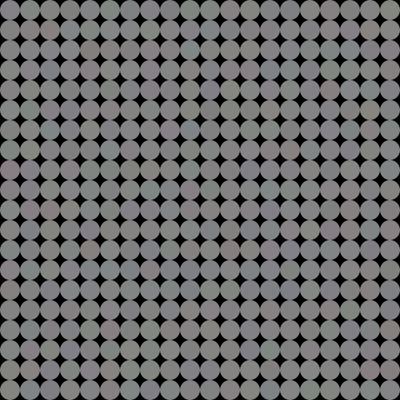
Frame 1 (no input)
Frame 60 (the mouse pressed at the canvas centre just before this capture): identical to frame 1, image omitted
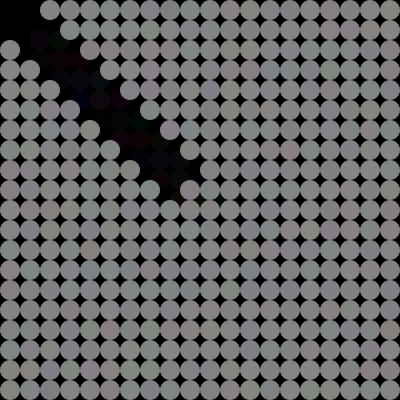
Frame 120 (the mouse held since frame 60 and released just before this capture)

The Processing sketch that drew these frames (run headless with seeded random() and noise(); from frame 60 on, the mouse is pressed at the canvas centre):

// Processing sketch: processing_8994
// ── processing_8994.pde


// ===================== SPRINGBOX class =====================
class SpringBox
{
  float xPos;
  float yPos;
  float springPosX;
  float springPosY;
  float springVelX;
  float springVelY;
  float springAccX;
  float springAccY;
  float boxSize;
  float damping;
  float mass;
  float stiffness;
  int thickness;
  color springColor;
  
  SpringBox(float x, float y, float initBoxSize) {
    xPos = x;
    yPos = y;
    boxSize = initBoxSize;
    springPosX = boxSize/2;
    springPosY = boxSize/2;
    springVelX = 0;
    springVelY = 0;
    springAccX = 0;
    springAccY = 0;
    // set some defaults
    stiffness = 0.5;
    damping = 0.2;
    mass = 5;
    thickness = 30;
    springColor = color(200,100,20);
  }
  
  void draw() {
    noStroke();
    fill(blendColor(springColor, color(255 - (springPosY/boxSize*128 + springPosX/boxSize*128)), SCREEN));
    ellipse(xPos+springPosX, yPos+springPosY, thickness, thickness);
  }
  
  /* Liang Barsky line clipping algorithm from http://en.wikipedia.org/wiki/Liang-Barsky */
  boolean lineRectIntersect(float rectLeft, float rectTop,
        float rectRight, float rectBottom,
        float lineStartX, float lineStartY, float lineEndX, float lineEndY)
  {
    float dx, dy;
    float p, q;
    float u1 = 0.0, u2 = 1.0;
    float r;
    
    dx = lineEndX - lineStartX;
    dy = lineEndY - lineStartY;
    
    float pPart[] = {-dx, dx, -dy, dy};
    float qPart[] = {lineStartX - rectLeft, rectRight - lineStartX,
      lineStartY - rectBottom, rectTop - lineStartY};
    
    for( int i=0; i < 4; i++)
    {
      p = pPart[i];
      q = qPart[i];
      
      if(p == 0 && q < 0 ) return false;
      
      r = q / p;
      if(p < 0) u1 = max(u1, r);
      if(p > 0) u2 = min(u2, r);
      
      if(u1 > u2) return false;
    }
    
    return true;
  }
  
  void update() { 
    if(mousePressed &&
          lineRectIntersect(xPos, yPos + boxSize, xPos + boxSize, yPos, pmouseX, pmouseY, mouseX, mouseY))
    {
      springVelX = 0.1*(mouseX - pmouseX);
      springVelY = 0.1*(mouseY - pmouseY);
    } else {
      springAccX = (-(stiffness*(springPosX - boxSize/2))-(damping*springVelX))/mass;
      springAccY = (-(stiffness*(springPosY - boxSize/2))-(damping*springVelY))/mass;
      
      springVelX += springAccX;
      springVelY += springAccY;
      
      springPosX += springVelX;
      springPosY += springVelY;
    }

  }
}


// ===================== GLOBALS/CONSTANTS =====================
int rows = 20;
int columns = 20;
int fps = 60;
int numBoxes;
SpringBox[] boxes;


// ===================== MAIN =====================
//
// ===================== setup =====================
void setup()
{
  smooth();
  noStroke();
  frameRate(fps);
  size(400, 400);
  
  float mass = 0.333 * fps;
  float stiffness = 2.0 * 30.0/fps;
  float damping = 0.0033 * fps;

  numBoxes = rows * columns;
  boxes = new SpringBox[numBoxes];

  int index = 0;
  for(int y = 0; y < rows; y++) {
    for(int x = 0; x < columns; x++) {
      boxes[index] = new SpringBox(x*width/columns, y*height/rows, height/rows);
      boxes[index].thickness = height/rows;
      boxes[index].springColor = color(random(16),random(16),random(16));
      boxes[index].mass = mass;
      boxes[index].stiffness = stiffness;
      boxes[index].damping = damping;
      //boxes[index].thickness = int(random(height/rows)+10);
      index++;
    }
  }
  
  cursor(HAND);
}


// ===================== draw =====================
void draw()
{
  background(0);
  
  for(int i=0; i<numBoxes; i++) {
    boxes[i].draw();
    boxes[i].update();
  }
}
